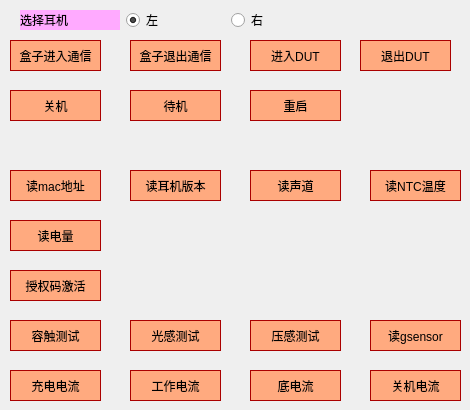
     <widget class="QWidget" name="earbudTab">
      <attribute name="title">
       <string>耳机</string>
      </attribute>
      <widget class="QPushButton" name="r_mac_btn">
       <property name="geometry">
        <rect>
         <x>10</x>
         <y>170</y>
         <width>91</width>
         <height>31</height>
        </rect>
       </property>
       <property name="styleSheet">
        <string notr="true">color: rgb(0, 0, 0);
background-color: rgb(255, 170, 127);
border-color: rgb(170, 0, 0);
font: 10pt &quot;黑体&quot;;
border-style: solid;
border-width: 1px;</string>
       </property>
       <property name="text">
        <string>读mac地址</string>
       </property>
      </widget>
      <widget class="QWidget" name="layoutWidget">
       <property name="geometry">
        <rect>
         <x>20</x>
         <y>10</y>
         <width>311</width>
         <height>20</height>
        </rect>
       </property>
       <layout class="QHBoxLayout" name="horizontalLayout_5">
        <item>
         <widget class="QLabel" name="earside_lbl">
          <property name="styleSheet">
           <string notr="true">background-color: rgb(255, 170, 255);
color: rgb(0, 0, 0);
font: 10pt &quot;黑体&quot;;</string>
          </property>
          <property name="text">
           <string>选择耳机</string>
          </property>
         </widget>
        </item>
        <item>
         <widget class="QRadioButton" name="earside_left_rbtn">
          <property name="text">
           <string>左</string>
          </property>
          <property name="checked">
           <bool>true</bool>
          </property>
         </widget>
        </item>
        <item>
         <widget class="QRadioButton" name="earside_right_rbtn">
          <property name="text">
           <string>右</string>
          </property>
         </widget>
        </item>
       </layout>
      </widget>
      <widget class="QPushButton" name="r_fw_ver_btn">
       <property name="geometry">
        <rect>
         <x>130</x>
         <y>170</y>
         <width>91</width>
         <height>31</height>
        </rect>
       </property>
       <property name="styleSheet">
        <string notr="true">color: rgb(0, 0, 0);
background-color: rgb(255, 170, 127);
border-color: rgb(170, 0, 0);
font: 10pt &quot;黑体&quot;;
border-style: solid;
border-width: 1px;</string>
       </property>
       <property name="text">
        <string>读耳机版本</string>
       </property>
      </widget>
      <widget class="QPushButton" name="r_channel_btn">
       <property name="geometry">
        <rect>
         <x>250</x>
         <y>170</y>
         <width>91</width>
         <height>31</height>
        </rect>
       </property>
       <property name="styleSheet">
        <string notr="true">color: rgb(0, 0, 0);
background-color: rgb(255, 170, 127);
border-color: rgb(170, 0, 0);
font: 10pt &quot;黑体&quot;;
border-style: solid;
border-width: 1px;</string>
       </property>
       <property name="text">
        <string>读声道</string>
       </property>
      </widget>
      <widget class="QPushButton" name="r_ntc_btn">
       <property name="geometry">
        <rect>
         <x>370</x>
         <y>170</y>
         <width>91</width>
         <height>31</height>
        </rect>
       </property>
       <property name="styleSheet">
        <string notr="true">color: rgb(0, 0, 0);
background-color: rgb(255, 170, 127);
border-color: rgb(170, 0, 0);
font: 10pt &quot;黑体&quot;;
border-style: solid;
border-width: 1px;</string>
       </property>
       <property name="text">
        <string>读NTC温度</string>
       </property>
      </widget>
      <widget class="QPushButton" name="r_active_license_btn">
       <property name="geometry">
        <rect>
         <x>10</x>
         <y>270</y>
         <width>91</width>
         <height>31</height>
        </rect>
       </property>
       <property name="styleSheet">
        <string notr="true">color: rgb(0, 0, 0);
background-color: rgb(255, 170, 127);
border-color: rgb(170, 0, 0);
font: 10pt &quot;黑体&quot;;
border-style: solid;
border-width: 1px;</string>
       </property>
       <property name="text">
        <string>授权码激活</string>
       </property>
      </widget>
      <widget class="QPushButton" name="captouch_test_btn">
       <property name="geometry">
        <rect>
         <x>10</x>
         <y>320</y>
         <width>91</width>
         <height>31</height>
        </rect>
       </property>
       <property name="styleSheet">
        <string notr="true">color: rgb(0, 0, 0);
background-color: rgb(255, 170, 127);
border-color: rgb(170, 0, 0);
font: 10pt &quot;黑体&quot;;
border-style: solid;
border-width: 1px;</string>
       </property>
       <property name="text">
        <string>容触测试</string>
       </property>
      </widget>
      <widget class="QPushButton" name="optic_test_btn">
       <property name="geometry">
        <rect>
         <x>130</x>
         <y>320</y>
         <width>91</width>
         <height>31</height>
        </rect>
       </property>
       <property name="styleSheet">
        <string notr="true">color: rgb(0, 0, 0);
background-color: rgb(255, 170, 127);
border-color: rgb(170, 0, 0);
font: 10pt &quot;黑体&quot;;
border-style: solid;
border-width: 1px;</string>
       </property>
       <property name="text">
        <string>光感测试</string>
       </property>
      </widget>
      <widget class="QPushButton" name="force_sensor_test_btn">
       <property name="geometry">
        <rect>
         <x>250</x>
         <y>320</y>
         <width>91</width>
         <height>31</height>
        </rect>
       </property>
       <property name="styleSheet">
        <string notr="true">color: rgb(0, 0, 0);
background-color: rgb(255, 170, 127);
border-color: rgb(170, 0, 0);
font: 10pt &quot;黑体&quot;;
border-style: solid;
border-width: 1px;</string>
       </property>
       <property name="text">
        <string>压感测试</string>
       </property>
      </widget>
      <widget class="QPushButton" name="charge_cur_btn">
       <property name="geometry">
        <rect>
         <x>10</x>
         <y>370</y>
         <width>91</width>
         <height>31</height>
        </rect>
       </property>
       <property name="styleSheet">
        <string notr="true">color: rgb(0, 0, 0);
background-color: rgb(255, 170, 127);
border-color: rgb(170, 0, 0);
font: 10pt &quot;黑体&quot;;
border-style: solid;
border-width: 1px;</string>
       </property>
       <property name="text">
        <string>充电电流</string>
       </property>
      </widget>
      <widget class="QPushButton" name="work_cur_btn">
       <property name="geometry">
        <rect>
         <x>130</x>
         <y>370</y>
         <width>91</width>
         <height>31</height>
        </rect>
       </property>
       <property name="styleSheet">
        <string notr="true">color: rgb(0, 0, 0);
background-color: rgb(255, 170, 127);
border-color: rgb(170, 0, 0);
font: 10pt &quot;黑体&quot;;
border-style: solid;
border-width: 1px;</string>
       </property>
       <property name="text">
        <string>工作电流</string>
       </property>
      </widget>
      <widget class="QPushButton" name="sleep_cur_btn">
       <property name="geometry">
        <rect>
         <x>250</x>
         <y>370</y>
         <width>91</width>
         <height>31</height>
        </rect>
       </property>
       <property name="styleSheet">
        <string notr="true">color: rgb(0, 0, 0);
background-color: rgb(255, 170, 127);
border-color: rgb(170, 0, 0);
font: 10pt &quot;黑体&quot;;
border-style: solid;
border-width: 1px;</string>
       </property>
       <property name="text">
        <string>底电流</string>
       </property>
      </widget>
      <widget class="QPushButton" name="power_off_cur_btn">
       <property name="geometry">
        <rect>
         <x>370</x>
         <y>370</y>
         <width>91</width>
         <height>31</height>
        </rect>
       </property>
       <property name="styleSheet">
        <string notr="true">color: rgb(0, 0, 0);
background-color: rgb(255, 170, 127);
border-color: rgb(170, 0, 0);
font: 10pt &quot;黑体&quot;;
border-style: solid;
border-width: 1px;</string>
       </property>
       <property name="text">
        <string>关机电流</string>
       </property>
      </widget>
      <widget class="QPushButton" name="chgbox_enter_com_mode">
       <property name="geometry">
        <rect>
         <x>10</x>
         <y>40</y>
         <width>91</width>
         <height>31</height>
        </rect>
       </property>
       <property name="styleSheet">
        <string notr="true">color: rgb(0, 0, 0);
background-color: rgb(255, 170, 127);
border-color: rgb(170, 0, 0);
font: 10pt &quot;黑体&quot;;
border-style: solid;
border-width: 1px;</string>
       </property>
       <property name="text">
        <string>盒子进入通信</string>
       </property>
      </widget>
      <widget class="QPushButton" name="chgbox_exit_com_mode_2">
       <property name="geometry">
        <rect>
         <x>130</x>
         <y>40</y>
         <width>91</width>
         <height>31</height>
        </rect>
       </property>
       <property name="styleSheet">
        <string notr="true">color: rgb(0, 0, 0);
background-color: rgb(255, 170, 127);
border-color: rgb(170, 0, 0);
font: 10pt &quot;黑体&quot;;
border-style: solid;
border-width: 1px;</string>
       </property>
       <property name="text">
        <string>盒子退出通信</string>
       </property>
      </widget>
      <widget class="QPushButton" name="eb_enter_dut_btn">
       <property name="geometry">
        <rect>
         <x>250</x>
         <y>40</y>
         <width>91</width>
         <height>31</height>
        </rect>
       </property>
       <property name="styleSheet">
        <string notr="true">color: rgb(0, 0, 0);
background-color: rgb(255, 170, 127);
border-color: rgb(170, 0, 0);
font: 10pt &quot;黑体&quot;;
border-style: solid;
border-width: 1px;</string>
       </property>
       <property name="text">
        <string>进入DUT</string>
       </property>
      </widget>
      <widget class="QPushButton" name="eb_exit_dut_btn">
       <property name="geometry">
        <rect>
         <x>360</x>
         <y>40</y>
         <width>91</width>
         <height>31</height>
        </rect>
       </property>
       <property name="styleSheet">
        <string notr="true">color: rgb(0, 0, 0);
background-color: rgb(255, 170, 127);
border-color: rgb(170, 0, 0);
font: 10pt &quot;黑体&quot;;
border-style: solid;
border-width: 1px;</string>
       </property>
       <property name="text">
        <string>退出DUT</string>
       </property>
      </widget>
      <widget class="QPushButton" name="eb_restart_btn">
       <property name="geometry">
        <rect>
         <x>250</x>
         <y>90</y>
         <width>91</width>
         <height>31</height>
        </rect>
       </property>
       <property name="styleSheet">
        <string notr="true">color: rgb(0, 0, 0);
background-color: rgb(255, 170, 127);
border-color: rgb(170, 0, 0);
font: 10pt &quot;黑体&quot;;
border-style: solid;
border-width: 1px;</string>
       </property>
       <property name="text">
        <string>重启</string>
       </property>
      </widget>
      <widget class="QPushButton" name="gsensor_btn">
       <property name="geometry">
        <rect>
         <x>370</x>
         <y>320</y>
         <width>91</width>
         <height>31</height>
        </rect>
       </property>
       <property name="styleSheet">
        <string notr="true">color: rgb(0, 0, 0);
background-color: rgb(255, 170, 127);
border-color: rgb(170, 0, 0);
font: 10pt &quot;黑体&quot;;
border-style: solid;
border-width: 1px;</string>
       </property>
       <property name="text">
        <string>读gsensor</string>
       </property>
      </widget>
      <widget class="QPushButton" name="bat_data_btn">
       <property name="geometry">
        <rect>
         <x>10</x>
         <y>220</y>
         <width>91</width>
         <height>31</height>
        </rect>
       </property>
       <property name="styleSheet">
        <string notr="true">color: rgb(0, 0, 0);
background-color: rgb(255, 170, 127);
border-color: rgb(170, 0, 0);
font: 10pt &quot;黑体&quot;;
border-style: solid;
border-width: 1px;</string>
       </property>
       <property name="text">
        <string>读电量</string>
       </property>
      </widget>
      <widget class="QPushButton" name="eb_standby_btn">
       <property name="geometry">
        <rect>
         <x>130</x>
         <y>90</y>
         <width>91</width>
         <height>31</height>
        </rect>
       </property>
       <property name="styleSheet">
        <string notr="true">color: rgb(0, 0, 0);
background-color: rgb(255, 170, 127);
border-color: rgb(170, 0, 0);
font: 10pt &quot;黑体&quot;;
border-style: solid;
border-width: 1px;</string>
       </property>
       <property name="text">
        <string>待机</string>
       </property>
      </widget>
      <widget class="QPushButton" name="eb_poweroff_btn">
       <property name="geometry">
        <rect>
         <x>10</x>
         <y>90</y>
         <width>91</width>
         <height>31</height>
        </rect>
       </property>
       <property name="styleSheet">
        <string notr="true">color: rgb(0, 0, 0);
background-color: rgb(255, 170, 127);
border-color: rgb(170, 0, 0);
font: 10pt &quot;黑体&quot;;
border-style: solid;
border-width: 1px;</string>
       </property>
       <property name="text">
        <string>关机</string>
       </property>
      </widget>
     </widget>
